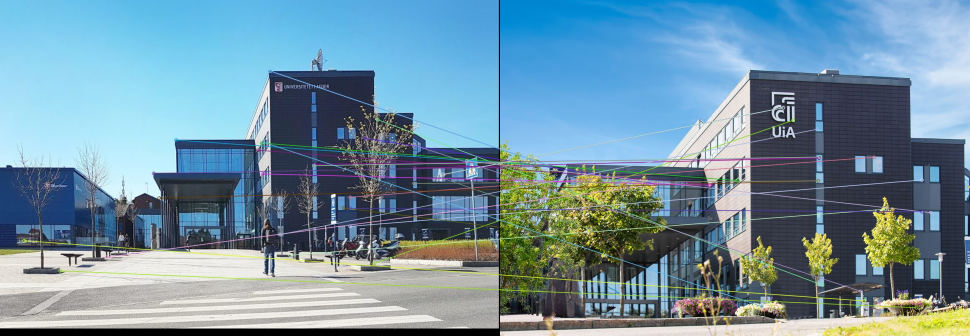
#> input picture fingerprint_1/outputs/uia/orb_matches.jpg, 1940 x 672 px (shown at 1/2 size)
$ python match_compare.py --folder outputs/uia
#> lines starting #> are read from the running program, lines starting #| are printed output that depends on the picture
import argparse, os, time, sys
import cv2
import numpy as np
import pandas as pd
from dataclasses import dataclass, asdict
from typing import Tuple

# ---------- utils ----------
def ensure_img(path):
#> called with path = 'outputs/uia/orb_matches.jpg'
    img = cv2.imread(path, cv2.IMREAD_COLOR)
#> img is the input picture: shape (672, 1940, 3); mean B, G, R 161.3, 144.5, 112.4
#> call 2 of ensure_img, with path = 'outputs/uia/sift_matches.jpg'
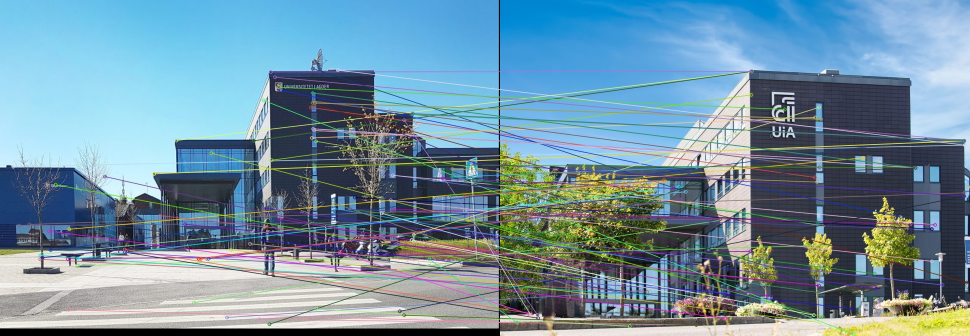
#> input picture fingerprint_1/outputs/uia/sift_matches.jpg, 1940 x 672 px (shown at 1/2 size)
#> in ensure_img, img is the input picture: shape (672, 1940, 3); mean B, G, R 160.9, 143.9, 113.2
    if img is None:
        raise FileNotFoundError(f"Could not read image: {path}")
    return img

def resize_max(img, max_side=1000):
#> called with max_side = 1000
    h, w = img.shape[:2]
#> h = 672; w = 1940
    if max(h, w) <= max_side:
        return img
    s = max(h, w) / max_side
#> s = 1.94
    return cv2.resize(img, (int(w/s), int(h/s)))
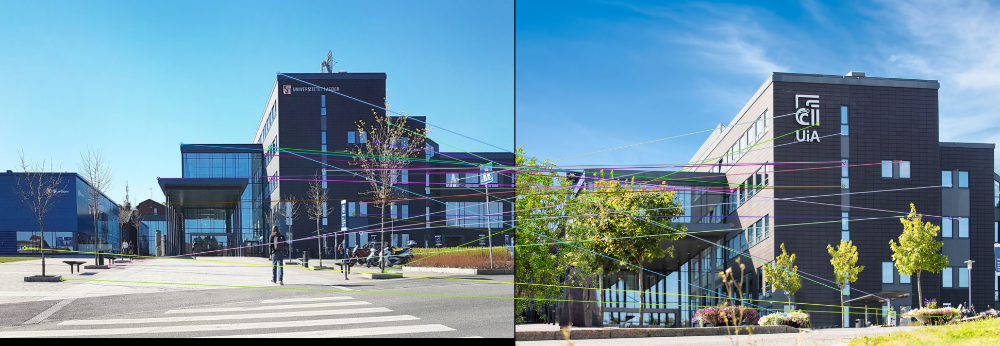
#> returned value: shape (346, 1000, 3); mean of channels 0, 1, 2 161.1, 144.3, 112.2; drawn as B, G, R
#> call 2 of resize_max, with max_side = 1000
#> in resize_max (call 2), `return cv2.resize(img, (int(w/s), int(h/s)))`:
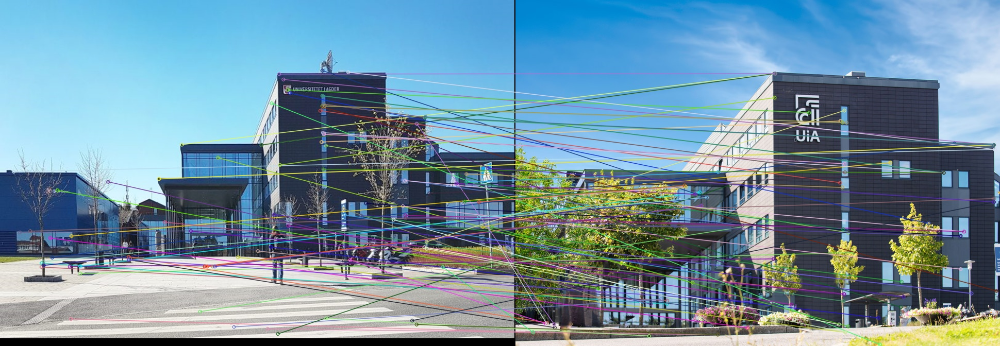
#> returned value: shape (346, 1000, 3); mean of channels 0, 1, 2 160.7, 143.8, 113; drawn as B, G, R

def mem_bytes(arr):
    return 0 if arr is None else int(arr.nbytes)

@dataclass
class Report:
    pipeline: str
    img1: str; img2: str
    kp1: int; kp2: int
    desc1_bytes: int; desc2_bytes: int
    detect_ms: float; match_ms: float; total_ms: float
    good_matches: int
    inliers: int
    inlier_ratio: float
    homography_found: bool

# ---------- pipelines ----------
def run_orb_bf(img1, img2, name1, name2, ratio=0.75, fast_threshold=20) -> Tuple[Report, np.ndarray]:
#> called with name1 = 'orb_matches.jpg', name2 = 'sift_matches.jpg', ratio = 0.75, fast_threshold = 20
    t0 = time.time()
    orb = cv2.ORB_create(nfeatures=4000, fastThreshold=fast_threshold)
    kp1, des1 = orb.detectAndCompute(img1, None)
#> kp1 = 3905 keypoints; strongest (x, y, size): (809, 103, 31), (814, 136, 31), (811, 103, 31), (799, 98, 31)
    kp2, des2 = orb.detectAndCompute(img2, None)
#> kp2 = 3942 keypoints; strongest (x, y, size): (809, 103, 31), (811, 103, 31), (799, 98, 31), (344, 200, 31)
    t1 = time.time()

    bf = cv2.BFMatcher(cv2.NORM_HAMMING, crossCheck=False)
    matches_knn = bf.knnMatch(des1, des2, k=2)
#> matches_knn = 3905 matches
    good = [m for m, n in matches_knn if m.distance < ratio * n.distance]
#> good = 893 matches

    H, inlier_count, inlier_ratio = None, 0, 0.0
    if len(good) >= 4:
        src = np.float32([kp1[m.queryIdx].pt for m in good]).reshape(-1,1,2)
#> src = 893 rows, first 8: [955, 314], [770, 314], [726, 314], [721, 314], [664, 314], [629, 314], [774, 72], [963, 313]
        dst = np.float32([kp2[m.trainIdx].pt for m in good]).reshape(-1,1,2)
#> dst = 893 rows, first 8: [955, 314], [770, 314], [726, 314], [722, 313], [664, 314], [629, 314], [776.2, 72], [963, 313]
        H, mask = cv2.findHomography(src, dst, cv2.RANSAC, 5.0)
#> H = [[1, -0.000428, 0.0877], [-2.61e-05, 0.999, 0.142], [-1.24e-07, -1.63e-07, 1]]; mask = 893 values, max 1 at index 0, min 0 at index 110, mean 0.965
        if mask is not None:
            inlier_count = int(mask.sum())
#> inlier_count = 862
            inlier_ratio = inlier_count / len(good)
#> inlier_ratio = 0.965

    t2 = time.time()
    vis = cv2.drawMatches(img1, kp1, img2, kp2, good, None,
                          flags=cv2.DrawMatchesFlags_NOT_DRAW_SINGLE_POINTS)
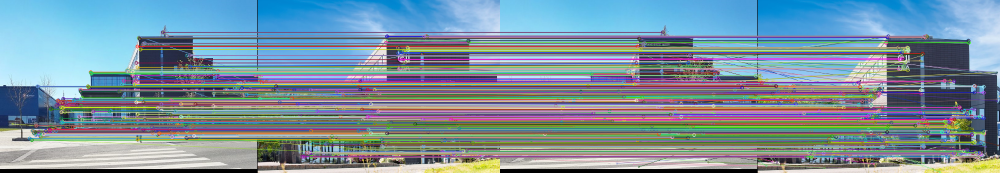
#> vis: shape (346, 2000, 3) (shown at 1/2 size); mean B, G, R 157.4, 144.8, 123.3
    rep = Report(
        pipeline="ORB+BF(Hamming)", img1=name1, img2=name2,
        kp1=len(kp1), kp2=len(kp2),
        desc1_bytes=mem_bytes(des1), desc2_bytes=mem_bytes(des2),
        detect_ms=(t1 - t0)*1000.0, match_ms=(t2 - t1)*1000.0, total_ms=(t2 - t0)*1000.0,
        good_matches=len(good), inliers=inlier_count, inlier_ratio=inlier_ratio,
        homography_found=H is not None
    )
    return rep, vis

def run_sift_flann(img1, img2, name1, name2, ratio=0.75) -> Tuple[Report, np.ndarray]:
#> called with name1 = 'orb_matches.jpg', name2 = 'sift_matches.jpg', ratio = 0.75
    if not hasattr(cv2, "SIFT_create"):
        raise RuntimeError("cv2.SIFT_create not found. Install opencv-contrib-python or conda-forge opencv.")
    t0 = time.time()
    sift = cv2.SIFT_create(nfeatures=4000)
    kp1, des1 = sift.detectAndCompute(img1, None)
#> kp1 = 2211 keypoints; strongest (x, y, size): (343, 201, 2.9), (344, 229, 3.1), (960, 305, 1.9), (729, 270, 3.3)
    kp2, des2 = sift.detectAndCompute(img2, None)
#> kp2 = 2377 keypoints; strongest (x, y, size): (343, 201, 2.9), (960, 305, 1.9), (720, 162, 2.6), (728, 270, 3.3)
    t1 = time.time()

    index_params = dict(algorithm=1, trees=5)  # FLANN_INDEX_KDTREE = 1
    search_params = dict(checks=50)
    flann = cv2.FlannBasedMatcher(index_params, search_params)
    matches_knn = flann.knnMatch(des1, des2, k=2)
#> matches_knn = 2211 matches
    good = [m for m, n in matches_knn if m.distance < ratio * n.distance]
#> good = 600 matches

    H, inlier_count, inlier_ratio = None, 0, 0.0
    if len(good) >= 4:
        src = np.float32([kp1[m.queryIdx].pt for m in good]).reshape(-1,1,2)
#> src = 600 rows, first 8: [4.87, 171.1], [4.87, 171.1], [6.64, 260.7], [14.1, 170.6], [15.84, 304.4], [16.43, 247.4], [16.52, 301.3], [16.82, 168.7]
        dst = np.float32([kp2[m.trainIdx].pt for m in good]).reshape(-1,1,2)
#> dst = 600 rows, first 8: [4.87, 171.1], [4.87, 171.1], [6.64, 260.7], [13.98, 170.7], [15.84, 304.4], [16.43, 247.4], [16.52, 301.3], [16.36, 168.6]
        H, mask = cv2.findHomography(src, dst, cv2.RANSAC, 5.0)
#> H = [[1, 0.000294, -0.0407], [-0.000113, 1, 0.0854], [4.23e-08, 1.45e-06, 1]]; mask = 600 values, max 1 at index 0, min 0 at index 57, mean 0.93
        if mask is not None:
            inlier_count = int(mask.sum())
#> inlier_count = 558
            inlier_ratio = inlier_count / len(good)
#> inlier_ratio = 0.93

    t2 = time.time()
    vis = cv2.drawMatches(img1, kp1, img2, kp2, good, None,
                          flags=cv2.DrawMatchesFlags_NOT_DRAW_SINGLE_POINTS)
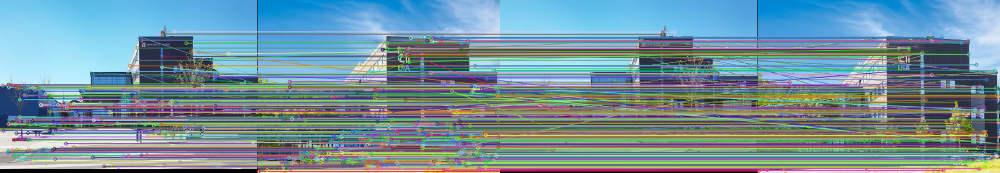
#> vis: shape (346, 2000, 3) (shown at 1/2 size); mean B, G, R 155.6, 144.5, 116.1
    rep = Report(
        pipeline="SIFT+FLANN", img1=name1, img2=name2,
        kp1=len(kp1), kp2=len(kp2),
        desc1_bytes=mem_bytes(des1), desc2_bytes=mem_bytes(des2),
        detect_ms=(t1 - t0)*1000.0, match_ms=(t2 - t1)*1000.0, total_ms=(t2 - t0)*1000.0,
        good_matches=len(good), inliers=inlier_count, inlier_ratio=inlier_ratio,
        homography_found=H is not None
    )
    return rep, vis

# ---------- CLI ----------
def main():
    ap = argparse.ArgumentParser(description="Compare ORB+BF vs SIFT+FLANN matching.")
    ap.add_argument("--img1", type=str, help="First image path.")
    ap.add_argument("--img2", type=str, help="Second image path.")
    ap.add_argument("--folder", type=str, help="If set, take first two images in this folder.")
    ap.add_argument("--outdir", type=str, default="outputs", help="Output directory.")
    ap.add_argument("--resize-max", type=int, default=1000, help="Resize so max side <= this (0 = no resize).")
    ap.add_argument("--ratio", type=float, default=0.75, help="Lowe ratio test.")
    ap.add_argument("--fast-th", type=int, default=20, help="FAST threshold for ORB.")
    args = ap.parse_args()

    os.makedirs(args.outdir, exist_ok=True)

    # --- choose input images ---
    if args.folder:
        exts = (".png", ".jpg", ".jpeg", ".bmp", ".tif", ".tiff")
        files = sorted([
            os.path.join(args.folder, f)
            for f in os.listdir(args.folder)
            if f.lower().endswith(exts)
        ])
        if len(files) < 2:
            print("Need at least two images in folder:", args.folder)
            sys.exit(1)
        img1_path, img2_path = files[0], files[1]
    else:
        if not (args.img1 and args.img2):
            print("Provide --img1 and --img2 or use --folder.")
            sys.exit(1)
        img1_path, img2_path = args.img1, args.img2

    # --- load and resize ---
    img1 = ensure_img(img1_path)
    img2 = ensure_img(img2_path)

    if args.resize_max and args.resize_max > 0:
        img1 = resize_max(img1, args.resize_max)
        img2 = resize_max(img2, args.resize_max)

    # --- run both pipelines ---
    rep_orb, vis_orb = run_orb_bf(
        img1, img2,
        os.path.basename(img1_path), os.path.basename(img2_path),
        ratio=args.ratio, fast_threshold=args.fast_th
    )
    rep_sift, vis_sift = run_sift_flann(
        img1, img2,
        os.path.basename(img1_path), os.path.basename(img2_path),
        ratio=args.ratio
    )

    # --- save results ---
    out_orb = os.path.join(args.outdir, "orb_matches.jpg")
    out_sift = os.path.join(args.outdir, "sift_matches.jpg")
    cv2.imwrite(out_orb, vis_orb)
    cv2.imwrite(out_sift, vis_sift)

    df = pd.DataFrame([asdict(rep_orb), asdict(rep_sift)])
#> df = table of 2 rows and 14 columns
    csv_path = os.path.join(args.outdir, "results.csv")
    df.to_csv(csv_path, index=False)

    # --- show summary ---
    def kb(x): return f"{x/1024:.1f} KB"
    print("\n=== RESULTS ===")
    for r in [rep_orb, rep_sift]:
        print(f"\nPipeline: {r.pipeline}")
        print(f"Images: {r.img1} vs {r.img2}")
        print(f"Keypoints: {r.kp1} / {r.kp2}")
        print(f"Descriptors mem: {kb(r.desc1_bytes)} / {kb(r.desc2_bytes)}")
        print(f"Times (ms): detect {r.detect_ms:.1f} | match {r.match_ms:.1f} | total {r.total_ms:.1f}")
        print(f"Good matches: {r.good_matches}")
        print(f"Inliers: {r.inliers}  (ratio {r.inlier_ratio:.3f})")
        print(f"Homography found: {r.homography_found}")
#> this loop made 2 passes
#> (printed output is left out)
    print(f"\nSaved: {out_orb}, {out_sift}, {csv_path}")

if __name__ == "__main__":
    main()
